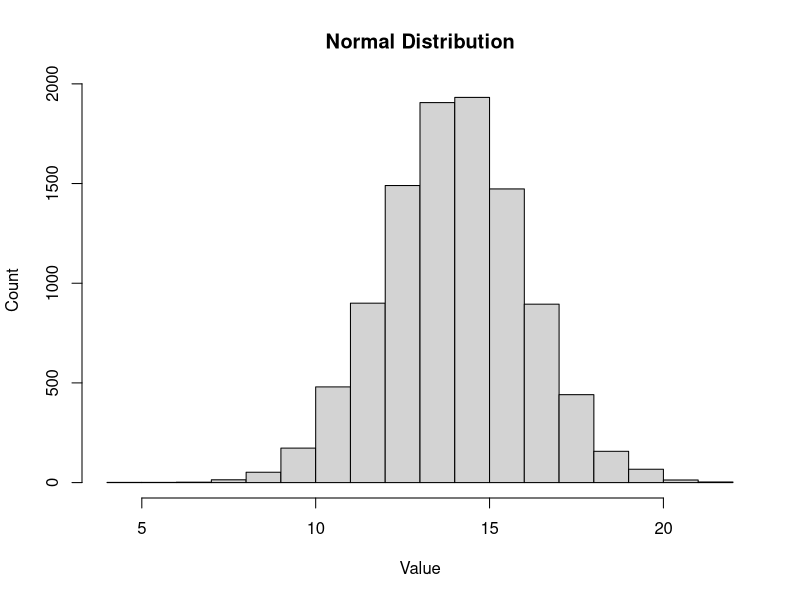
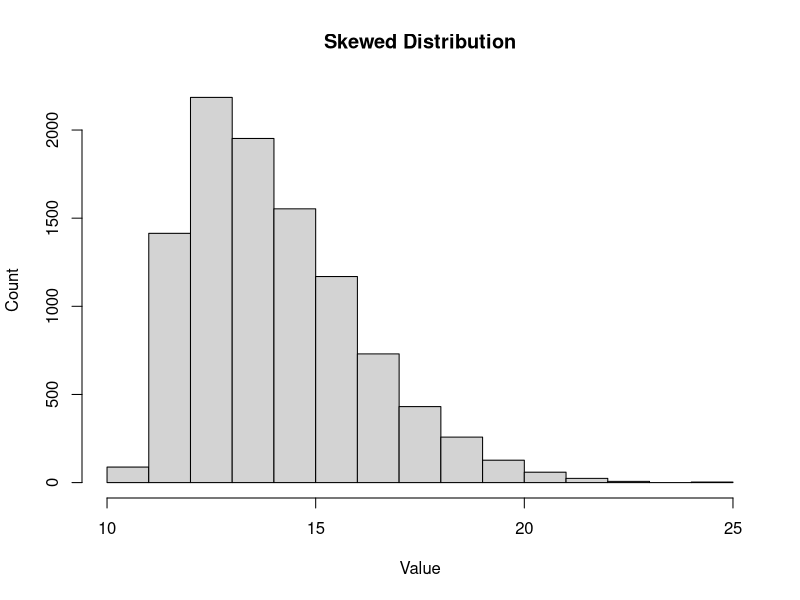
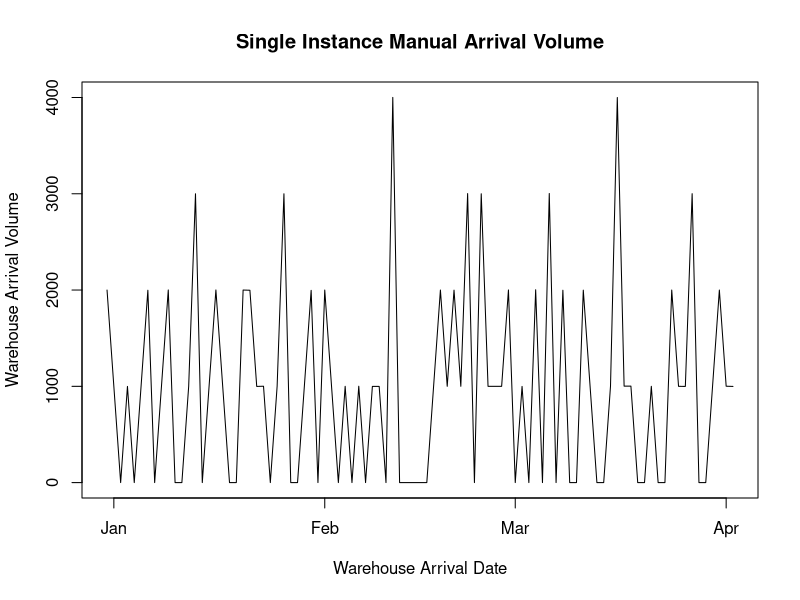
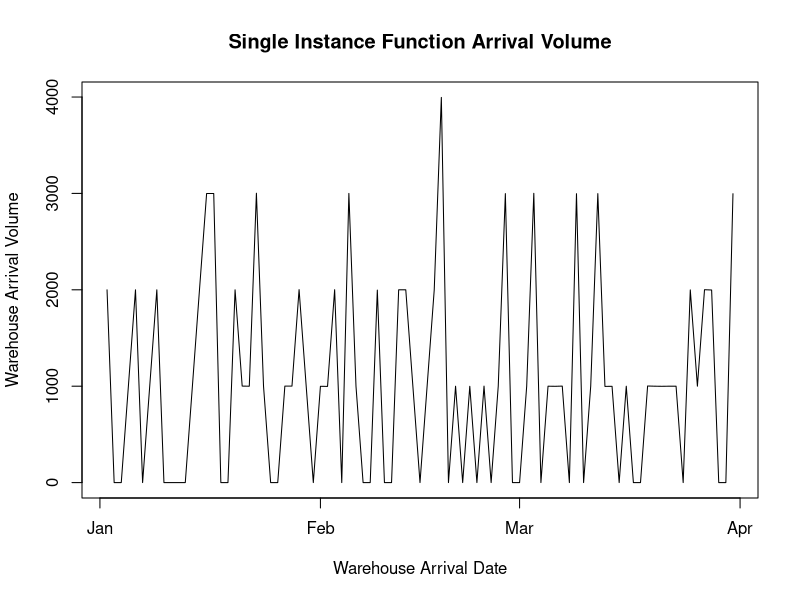
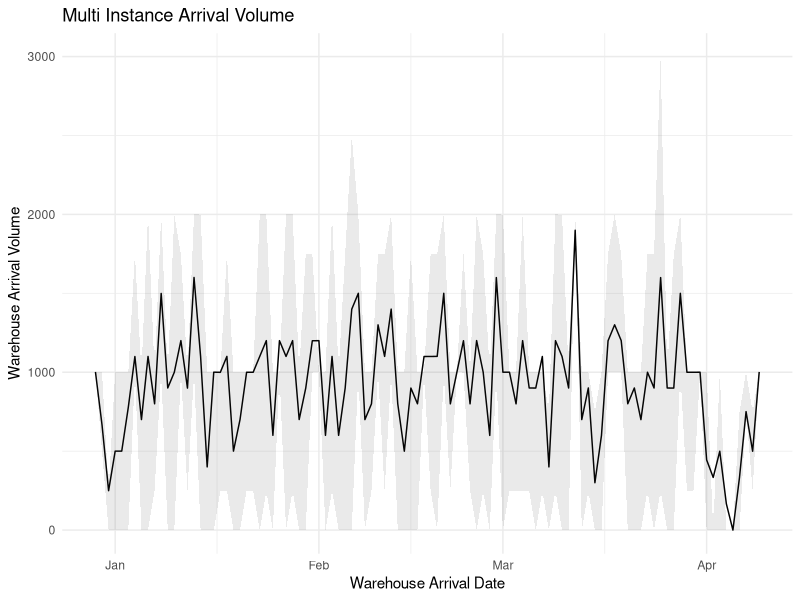
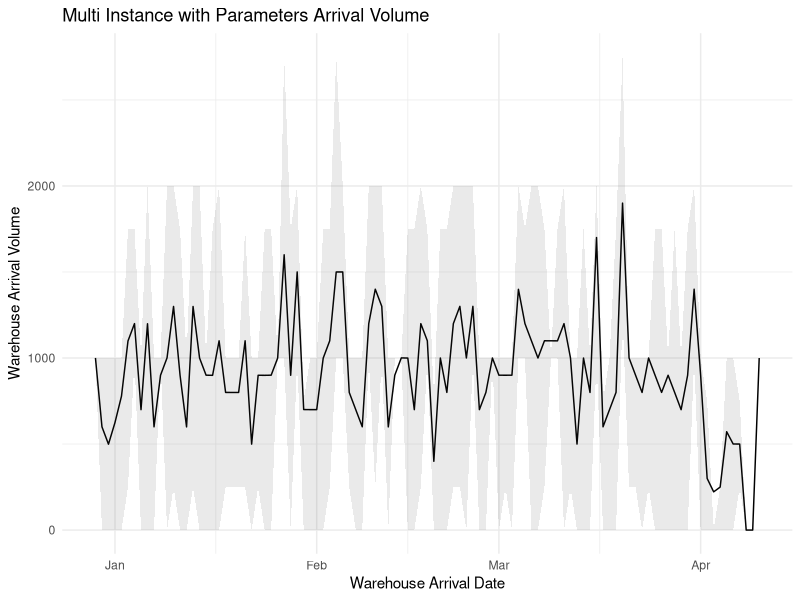
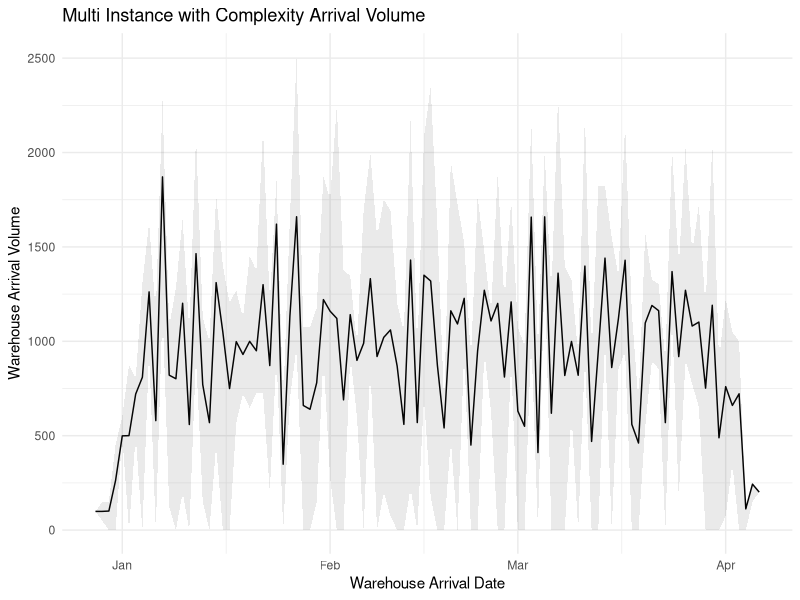

Generate these figures, in order, with R:
## ---- chunk 1
# set options
knitr::opts_chunk$set(echo = TRUE)
# load libraries
library(tidyverse) # for manipulating data
library(ggplot2) # for visualization
library(fGarch) # for creating skewed distributions
library(kableExtra) # for creating HTML tables
## ---- chunk 2
rnorm(1, 14, 2) # single value, normal
## ---- chunk 3
n_df <- data.frame(values = rnorm(10000, 14, 2)) # many values, normal
hist(n_df$values, xlab = "Value", ylab = "Count", main = "Normal Distribution")
## ---- chunk 4
r_df <- data.frame(values = rsnorm(10000, mean = 14, sd = 2, xi = 2.5)) # many values, tail
hist(r_df$values, xlab = "Value", ylab = "Count", main = "Skewed Distribution")
## ---- chunk 5
# * create date range ----
date_range <- rep(seq.Date(from=as.Date("2020-12-01"),
                           to=as.Date("2021-03-01"), by="day"), 1) # single port

# * create demand on each date ----
order_volume <- round(rnorm(length(date_range), 1000, 1), 0)

# * create transits ----
order_oport <- rsnorm(length(date_range), mean = 14, sd = 2, xi = 2.5)
oport_dport <- rsnorm(length(date_range), mean = 14, sd = 2, xi = 2.5)
dport_dwhse <- rsnorm(length(date_range), mean = 4, sd = 1, xi = 2.5)

# * calculate transit time ----
the_full_transit <- round(order_oport + oport_dport + dport_dwhse)

# * generate arrival date ----
dwhse_arrival_date <- date_range + the_full_transit

# * single instance dataframe ----
single_instance_manual <- data.frame(date_range, order_volume, order_oport,
                                     oport_dport, dport_dwhse, the_full_transit,
                                     dwhse_arrival_date)

# * show head of dataframe
head(single_instance_manual) %>%
  kbl(caption = "Single Instance Manual Dataframe") %>%
  kable_classic(full_width = F, html_font = "Cambria", position = "left")

## ---- chunk 6

# NOTE: complete function from tidyr
sim <- single_instance_manual %>% group_by(dwhse_arrival_date) %>%
  summarise(dwhse_arrival_volume = sum(order_volume)) %>%
  complete(dwhse_arrival_date = seq.Date(min(dwhse_arrival_date), max(dwhse_arrival_date), by="day")) %>%
  mutate(dwhse_arrival_volume = coalesce(dwhse_arrival_volume, 0))

plot(sim$dwhse_arrival_date, sim$dwhse_arrival_volume, type='l',
     xlab = "Warehouse Arrival Date", ylab = "Warehouse Arrival Volume", main = "Single Instance Manual Arrival Volume")

## ---- chunk 7

agg_by_arrival_function <- function(the_dataframe) {
  
  hold_me <- the_dataframe %>%
    group_by(dwhse_arrival_date) %>%
    summarise(dwhse_arrival_volume = sum(order_volume)) %>%
    complete(dwhse_arrival_date = seq.Date(min(dwhse_arrival_date), max(dwhse_arrival_date), by="day")) %>%
    mutate(dwhse_arrival_volume = coalesce(dwhse_arrival_volume, 0))
  
  return(hold_me)
  
}

head(agg_by_arrival_function(single_instance_manual), 6) %>%
  kbl(caption = "Arrival Function Test Output") %>%
  kable_classic(full_width = F, html_font = "Cambria", position = "left")

## ---- chunk 8
# * create function ----
inner_sim <- function() {
  
  date_range <- rep(seq.Date(from=as.Date("2020-12-01"),
                             to=as.Date("2021-03-01"), by="day"), 1) # single port
  
  order_volume <- round(rnorm(length(date_range), 1000, 1), 0)
  order_oport <- rsnorm(length(date_range), mean = 14, sd = 2, xi = 2.5)
  oport_dport <- rsnorm(length(date_range), mean = 14, sd = 2, xi = 2.5)
  dport_dwhse <- rsnorm(length(date_range), mean = 4, sd = 1, xi = 2.5)

  the_full_transit <- round(order_oport + oport_dport + dport_dwhse)
  dwhse_arrival_date <- date_range + the_full_transit
  
  single_instance_function <- data.frame(date_range, order_volume, order_oport,
                                         oport_dport, dport_dwhse, the_full_transit,
                                         dwhse_arrival_date)
  
  return(single_instance_function)
  
}

# * verify inner sim output ----
single_instance_function <- inner_sim()
head(single_instance_function) %>%
  kbl(caption = "Single Instance Function Test Output") %>%
  kable_classic(full_width = F, html_font = "Cambria", position = "left")

## ---- chunk 9

sif <- agg_by_arrival_function(single_instance_function)
plot(sif$dwhse_arrival_date, sif$dwhse_arrival_volume, type='l',
     xlab = "Warehouse Arrival Date", ylab = "Warehouse Arrival Volume", main = "Single Instance Function Arrival Volume")

## ---- chunk 10
outer_sim <- function(n=10) {
  
  master_data_frame <- data.frame(dwhse_arrival_date = as.Date(character()),
                                  dwhse_arrival_volume = double())  
  
  for (i in 1:n) {
    
    hold <- inner_sim()
    
    single_aggregate <- agg_by_arrival_function(hold)
    
    master_data_frame <- rbind(master_data_frame, single_aggregate)
    
  }
  
  return(master_data_frame)
  
}

test_outer_sim <- outer_sim() %>% as.data.frame()
test_outer_sim_smaller <- test_outer_sim[test_outer_sim$dwhse_arrival_date == as.Date("2021-01-10"),]
test_outer_sim_smaller %>%
  kbl(caption = "Multi Instance Function Test Output") %>%
  kable_classic(full_width = F, html_font = "Cambria", position = "left")

## ---- chunk 11
# first, prepare the data for ribbon chart
data_for_ribbon <- test_outer_sim %>%
  group_by(dwhse_arrival_date) %>%
  summarise(mean_count = mean(dwhse_arrival_volume),
            min_25_pct = quantile(dwhse_arrival_volume, 0.25),
            max_75_pct = quantile(dwhse_arrival_volume, 0.75)) %>%
  complete(dwhse_arrival_date = seq.Date(min(dwhse_arrival_date), max(dwhse_arrival_date), by="day")) %>%
  replace_na(list(mean_count = 0, min_25_pct = 0, max_25_pct = 0))

# create ribbon chart using 25th and 75th percentiles as min and max (consider this your likely)
ggplot(data_for_ribbon,
       aes(x = as.Date(dwhse_arrival_date), y = mean_count)) +
  geom_line() +
  theme_minimal() +
  geom_ribbon(aes(x = as.Date(dwhse_arrival_date), y = mean_count, ymin = min_25_pct, ymax = max_75_pct), alpha = 0.1) +
  labs(x = "Warehouse Arrival Date", y = "Warehouse Arrival Volume", title = "Multi Instance Arrival Volume")
## ---- chunk 12
sim_function <- function(num_sims = 10, num_ports = 1,
                         start_date = as.Date("2020-12-01"),
                         end_date   = as.Date("2021-03-01"),
                         order_vol_mean = 1000, order_vol_var = 1,
                         oo_mean  = 14,   oo_var = 2,  oo_xi = 2.5,
                         od_mean  = 14,   od_var = 2,  od_xi = 2.5,
                         dw_mean  = 4,    dw_var = 1,  dw_xi = 2.5) {
  
  # outer sim (multi instance)
  master_data_frame <- data.frame(dwhse_arrival_date = as.Date(character()),
                                  dwhse_arrival_volume = double())  
  
  for (i in 1:num_sims) {
    
    # inner sim (single instance)
    date_range <- rep(seq.Date(from=start_date,
                               to=end_date, by="day"), num_ports)
    
    order_volume <- round(rnorm(length(date_range), order_vol_mean, order_vol_var), 0)
    order_oport <- rsnorm(length(date_range), mean = oo_mean, sd = oo_var, xi = oo_xi)
    oport_dport <- rsnorm(length(date_range), mean = od_mean, sd = od_var, xi = od_xi)
    dport_dwhse <- rsnorm(length(date_range), mean = dw_mean, sd = dw_var, xi = dw_xi)
    
    the_full_transit <- round(order_oport + oport_dport + dport_dwhse)
    dwhse_arrival_date <- date_range + the_full_transit
    
    single_instance_function <- data.frame(date_range, order_volume, order_oport,
                                           oport_dport, dport_dwhse, the_full_transit,
                                           dwhse_arrival_date)
    
    single_aggregate <- agg_by_arrival_function(single_instance_function)
    
    master_data_frame <- rbind(master_data_frame, single_aggregate)
    
  }
 
  return(master_data_frame)
  
}

test_me <- sim_function() %>% arrange(dwhse_arrival_date) %>% head(10)
test_me %>%
  kbl(caption = "Multi Instance Parameters Test Output") %>%
  kable_classic(full_width = F, html_font = "Cambria", position = "left")

## ---- chunk 13
# first, prepare the data for ribbon chart
data_for_ribbon <- sim_function() %>%
  group_by(dwhse_arrival_date) %>%
  summarise(mean_count = mean(dwhse_arrival_volume),
            min_25_pct = quantile(dwhse_arrival_volume, 0.25),
            max_75_pct = quantile(dwhse_arrival_volume, 0.75)) %>%
  complete(dwhse_arrival_date = seq.Date(min(dwhse_arrival_date), max(dwhse_arrival_date), by="day")) %>%
  replace_na(list(mean_count = 0, min_25_pct = 0, max_25_pct = 0))

# create ribbon chart using 25th and 75th percentiles as min and max (consider this your likely)
ggplot(data_for_ribbon,
       aes(x = as.Date(dwhse_arrival_date), y = mean_count)) +
  geom_line() +
  theme_minimal() +
  geom_ribbon(aes(x = as.Date(dwhse_arrival_date), y = mean_count, ymin = min_25_pct, ymax = max_75_pct), alpha = 0.1) +
  labs(x = "Warehouse Arrival Date", y = "Warehouse Arrival Volume", title = "Multi Instance with Parameters Arrival Volume")
## ---- chunk 14

delay_range <- seq.Date(from=as.Date("2021-01-01"),
                        to=as.Date("2021-01-15"), by="day")

sim_function <- function(num_sims = 10, num_ports = 10,
                         start_date = as.Date("2020-12-01"),
                         end_date   = as.Date("2021-03-01"),
                         order_vol_mean = 100, order_vol_var = 1,
                         oo_mean  = 14,   oo_var = 1,  oo_xi = 1.0,
                         od_mean  = 14,   od_var = 1,  od_xi = 1.0,
                         dw_mean  = 4,    dw_var = 1,  dw_xi = 1.0,
                         delay_range = c(), delay_mag = 0,
                         port_threshold = 2500) {
  
  # outer sim (multi instance)
  master_data_frame <- data.frame(dwhse_arrival_date = as.Date(character()),
                                  dwhse_volume = double()) 
  
  for (i in 1:num_sims) {
    
    # inner sim (single instance)
    date_range <- rep(seq.Date(from=as.Date("2020-12-01"),
                               to=as.Date("2021-03-01"), by="day"), num_ports)
    
    order_volume <- round(rnorm(length(date_range), order_vol_mean, order_vol_var), 0)
    order_oport <- round(rsnorm(length(date_range), mean = oo_mean, sd = oo_var, xi = oo_xi), 0)
    oport_dport <- round(rsnorm(length(date_range), mean = od_mean, sd = od_var, xi = od_xi), 0)
    
    ############################################################
    # new stuff to account for port backlog and mechanical max #
    ############################################################
    
    trans_port <- order_oport + oport_dport
    
    # data as in when it gets to the port
    port_data <- data.frame(date_range, order_volume, trans_port)
    port_data$port_arrival_date <- port_data$date_range + port_data$trans_port
    
    # if arrival to port date is within delay range, add delay magnitude
    port_data$port_arrival_date <- as.Date(port_data$port_arrival_date, format="%Y-%m-%d")
    port_data$port_arrival_date <- if_else(as.character(port_data$port_arrival_date) %in% as.character(delay_range),
                                           port_data$port_arrival_date + delay_mag,
                                           port_data$port_arrival_date)
    
    # aggregate up port arrival data
    port_agg <- port_data %>% mutate(port_arrival_date = as.character(port_arrival_date)) %>%
      group_by(port_arrival_date) %>%
      summarise(port_arrival_volume = sum(order_volume))
    
    # build a backlog
    # meter port volume
    cap <- port_threshold
    port_agg$adjusted_port_volume <- port_agg$port_arrival_volume
    for (i in 1:(nrow(port_agg)-1)) {
      if (port_agg$adjusted_port_volume[i] > cap) {
        leftover <- port_agg$adjusted_port_volume[i] - cap
        leftover <- ifelse(leftover < 0, 0, leftover)
        port_agg$adjusted_port_volume[i] <- cap
        port_agg$adjusted_port_volume[i+1] <- port_agg$adjusted_port_volume[i+1] + leftover
      }
    } 
    
    # add on the domestic transit component
    port_agg$dport_dwhse <- round(rsnorm(length(port_agg$port_arrival_date), mean = dw_mean, sd = dw_var, xi = dw_xi))
    port_agg$dwhse_arrival_date <- as.Date(port_agg$port_arrival_date) + port_agg$dport_dwhse
    
    # before aggregate, need to make names jive
    names(port_agg) <- c("port_arrival_date", "port_arrival_volume", "order_volume", "dport_dwhse", "dwhse_arrival_date")
    
    ###############################
    # end port backlog adjustment #
    ###############################
    
    single_instance_agg <- agg_by_arrival_function(port_agg)
    
    master_data_frame <- rbind(master_data_frame, single_instance_agg)
    
  }
  
  return(master_data_frame)
  
}

test_sim <- sim_function(num_sims       = 100,
                         order_vol_var  = 10,
                         oo_var         = 1,
                         od_var         = 0,
                         dw_var         = 0,
                         delay_range    = delay_range,
                         delay_mag      = 0,
                         port_threshold = 100000)

# first, prepare the data for ribbon chart
data_for_ribbon <- sim_function() %>%
  group_by(dwhse_arrival_date) %>%
  summarise(mean_count = mean(dwhse_arrival_volume),
            min_25_pct = quantile(dwhse_arrival_volume, 0.25),
            max_75_pct = quantile(dwhse_arrival_volume, 0.75)) %>%
  complete(dwhse_arrival_date = seq.Date(min(dwhse_arrival_date), max(dwhse_arrival_date), by="day")) %>%
  replace_na(list(mean_count = 0, min_25_pct = 0, max_25_pct = 0))

# create ribbon chart using 25th and 75th percentiles as min and max (consider this your likely)
ggplot(data_for_ribbon,
       aes(x = as.Date(dwhse_arrival_date), y = mean_count)) +
  geom_line() +
  theme_minimal() +
  geom_ribbon(aes(x = as.Date(dwhse_arrival_date), y = mean_count, ymin = min_25_pct, ymax = max_75_pct), alpha = 0.1) +
  labs(x = "Warehouse Arrival Date", y = "Warehouse Arrival Volume", title = "Multi Instance with Complexity Arrival Volume")
## ---- chunk 15

delay_range <- seq.Date(from=as.Date("2021-02-01"),
                        to=as.Date("2021-02-15"), by="day")

sim_plan_1 <- sim_function(num_sims = 100, num_ports = 10,
                           delay_range   = delay_range,   delay_mag = 0,
                           order_vol_mean = 100, order_vol_var = 10,
                           oo_var = 2, od_var = 2, dw_var = 1,
                           port_threshold = 2000) %>%
  group_by(dwhse_arrival_date) %>%
  summarise(dwhse_arrival_volume = mean(dwhse_arrival_volume)) %>%
  mutate(sim = "base")

# for 14 day period, all units coming through port are delayed 7 days
# additionally, port's mechanical max is 1200 units per day
sim_plan_2 <- sim_function(num_sims = 100, num_ports = 10,
                           delay_range   = delay_range,   delay_mag = 7,
                           order_vol_mean = 100, order_vol_var = 10,
                           oo_var = 2, od_var = 2, dw_var = 1,
                           port_threshold = 1200) %>%
  group_by(dwhse_arrival_date) %>%
  summarise(dwhse_arrival_volume = mean(dwhse_arrival_volume)) %>%
  mutate(sim = "scenario")

sim_plan_comp <- rbind(sim_plan_1, sim_plan_2)
